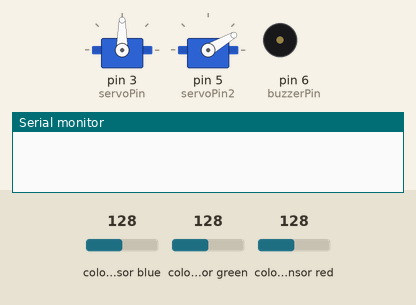
Recording of a sketch running on a simulated Arduino Uno, built with avr-gcc and run on an emulated ATmega328P. Shown: 2 × servo, buzzer (waves = sounding), the last lines printed to the serial monitor. Inputs (shaded band) come from the test bench; at power-on: colour sensor blue 128, colour sensor green 128, colour sensor red 128.

Above: at 2.2 s.
2.3 s: colour sensor blue set to 5
At 3.2 s:
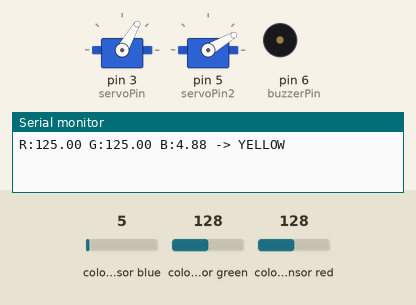
6.3 s: colour sensor green set to 123
At 8.9 s:
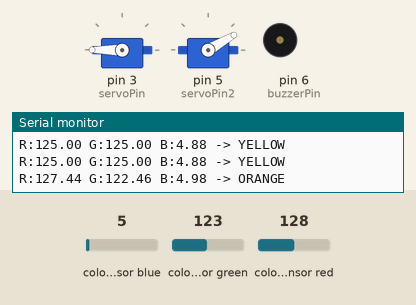
12.0 s: colour sensor red set to 119
At 15.5 s:
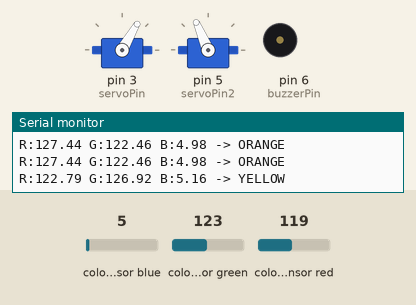
17.7 s: colour sensor blue set to 64
21.3 s: colour sensor blue set to 70
At 24.7 s:
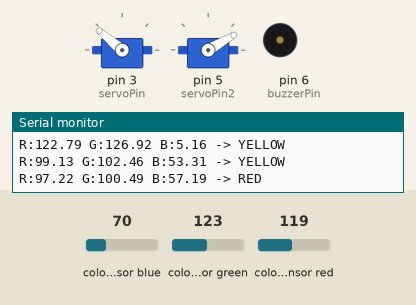
27.1 s: colour sensor green set to 250
At 30.4 s:
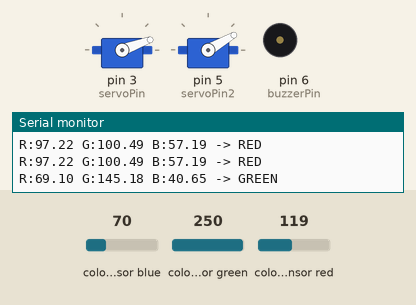
Timing chart, 0 to 32.6 s (numbered marks = the images above; inputs shaded):
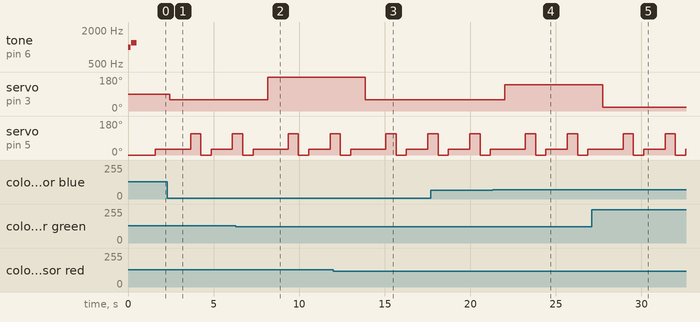

Measured:
- the behaviour switches between 128 and 127 on colour sensor green (found by bisection; images 1 and 2)
- the behaviour switches between 124 and 123 on colour sensor red (found by bisection; images 2 and 3)
- the behaviour switches between 66 and 67 on colour sensor blue (found by bisection; images 3 and 4)
- after the input at 2.3 s, servo on pin 3 (servoPin): 90° → 60° after 0.15 s
- after the input at 6.3 s, servo on pin 3 (servoPin): 60° → 180° after 1.9 s
- after the input at 12.0 s, servo on pin 3 (servoPin): 180° → 60° after 1.9 s
- after the input at 21.3 s, servo on pin 3 (servoPin): 60° → 140° after 0.72 s
- after the input at 27.1 s, servo on pin 3 (servoPin): 140° → 20° after 0.62 s

The sketch:

Color_Sorter.ino
```cpp
#include <Wire.h>
#include "Adafruit_TCS34725.h"
#include <Servo.h>


Adafruit_TCS34725 tcs =
Adafruit_TCS34725(TCS34725_INTEGRATIONTIME_50MS, TCS34725_GAIN_4X);


Servo myServo;
Servo myServo2;


const int servoPin  = 3;
const int servoPin2 = 5;
const int buzzerPin = 6;

//corresponds to location for green, yellow, purple, red, orange
int positions[5] = {20, 60, 100, 140, 180};
//corresponds to the 3 physical locations of the candies (pick up candy, detect, and route to bin)
int servo2Positions[3] = {0, 30, 113};


String lastColor = "";
int emptyCounter = 0;


void playBeep(int frequency, int duration) {
  tone(buzzerPin, frequency, duration);
  delay(duration);
  noTone(buzzerPin);
}

// Color thresholds were experimentally calibrated by recording
// TCS34725 readings from each candy color under the project’s lighting
// and sensor configuration.


String detectColor(float R, float G, float B) {
  if (R > 70 && G > 70 && B < 55 && G >= R)          return "YELLOW";
  if (R > G && R > B && B < 52)                      return "ORANGE";
  if (R > G && R > B)                                 return "RED";
  if (R > 65 && B > 58)                              return "PURPLE";
  if (G > R && (G - R) < 25 && B < R) {
    if (B < 52)                                       return "YELLOW";
    return "RED";
  }

  if (G > R && G > B)                                return "GREEN";
//blue tape underneath location where candy color is detected, so blue detection = empty
  if (B > R && B > G)                                return "EMPTY";

  return "UNKNOWN";
}

String readColor() {
  uint16_t r, g, b, c;
  tcs.getRawData(&r, &g, &b, &c);


  if (c == 0) return "UNKNOWN";


  float R = (float)r / c * 255;
  float G = (float)g / c * 255;
  float B = (float)b / c * 255;


  String color = detectColor(R, G, B);


  Serial.print("R:"); Serial.print(R);
  Serial.print(" G:"); Serial.print(G);
  Serial.print(" B:"); Serial.print(B);
  Serial.print(" -> "); Serial.println(color);


  return color;
}


void setup() {
  Serial.begin(9600);
  pinMode(buzzerPin, OUTPUT);


  // play buzzer on start
  playBeep(1000, 150);
  delay(50);
  playBeep(1200, 300);


  bool sensorFound = false;
  for (int i = 0; i < 5; i++) {
    if (tcs.begin()) {
      sensorFound = true;
      break;
    }
    delay(200);
  }


  if (!sensorFound) {
    while (1);
  }


  myServo.attach(servoPin);
  myServo2.attach(servoPin2);
  myServo2.write(servo2Positions[0]);
  delay(500);
}


void loop() {
  int servo2Step = 0;


  while (true) {
    myServo2.write(servo2Positions[servo2Step]);


    if (servo2Step == 1) {
      delay(800);


      String color = readColor();


      if (color == "EMPTY") { //Blue tape under location where candies are typically “sensed”
        emptyCounter++; // if blue is detected it means there is no candy present or EMPTY
      } else {
        emptyCounter = 0;
      }


      // Trigger buzzer if blue/empty is seen for 3 cycles and end
      if (emptyCounter >= 3) {
        Serial.println("Empty.");
        for (int i = 0; i < 3; i++) {
          playBeep(600, 200);
          delay(100);
        }
        playBeep(400, 1000);


        while(true) {
        // shutdown code
        }
      }


      if (color != lastColor && color != "EMPTY") {
        int index = -1;


        if      (color == "GREEN")  index = 0;
        else if (color == "YELLOW") index = 1;
        else if (color == "PURPLE") index = 2;
        else if (color == "RED")    index = 3;
        else if (color == "ORANGE") index = 4;


        if (index != -1) {
          myServo.write(positions[index]);
          delay(800);
          lastColor = color;
        }
      }


      delay(400);
    } else {
      delay(600);
    }


    servo2Step = (servo2Step + 1) % 3;
  }
}
```
